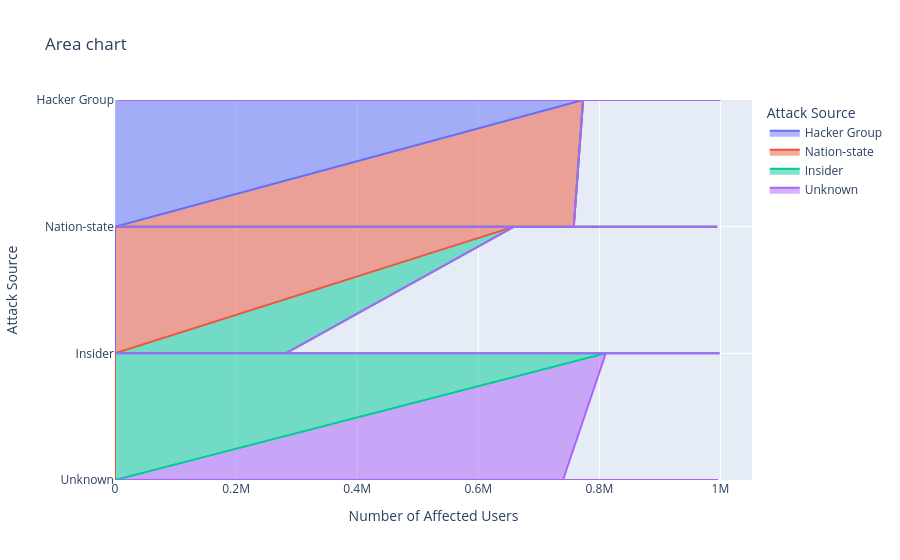

Notebook code cell kept with this figure:
### Markdown cell above
### chart for Attack Source and peoples affected by that

### Code cell
fix=px.area(df.head(1000),y="Attack Source",x="Number of Affected Users",color="Attack Source",title="Area chart")
fix.show()

### Figure 1 — Plotly figure (JSON) as saved in the notebook; plotly's stock layout.template omitted (floating-point values rounded to 4 significant figures; data arrays with more than 128 entries replaced by an {"elided": "..."} marker saying what was removed)
{"data": [{"fillpattern": {"shape": ""}, "hovertemplate": "Attack Source=%{y}<br>Number of Affected Users=%{x}<extra></extra>", "legendgroup": "Hacker Group", "line": {"color": "#636efa"}, "marker": {"symbol": "circle"}, "mode": "lines", "name": "Hacker Group", "orientation": "h", "showlegend": true, "stackgroup": "1", "type": "scatter", "x": {"elided": "221 int values"}, "xaxis": "x", "y": {"elided": "221 str values"}, "yaxis": "y"}, {"fillpattern": {"shape": ""}, "hovertemplate": "Attack Source=%{y}<br>Number of Affected Users=%{x}<extra></extra>", "legendgroup": "Nation-state", "line": {"color": "#EF553B"}, "marker": {"symbol": "circle"}, "mode": "lines", "name": "Nation-state", "orientation": "h", "showlegend": true, "stackgroup": "1", "type": "scatter", "x": {"elided": "263 int values"}, "xaxis": "x", "y": {"elided": "263 str values"}, "yaxis": "y"}, {"fillpattern": {"shape": ""}, "hovertemplate": "Attack Source=%{y}<br>Number of Affected Users=%{x}<extra></extra>", "legendgroup": "Insider", "line": {"color": "#00cc96"}, "marker": {"symbol": "circle"}, "mode": "lines", "name": "Insider", "orientation": "h", "showlegend": true, "stackgroup": "1", "type": "scatter", "x": {"elided": "237 int values"}, "xaxis": "x", "y": {"elided": "237 str values"}, "yaxis": "y"}, {"fillpattern": {"shape": ""}, "hovertemplate": "Attack Source=%{y}<br>Number of Affected Users=%{x}<extra></extra>", "legendgroup": "Unknown", "line": {"color": "#ab63fa"}, "marker": {"symbol": "circle"}, "mode": "lines", "name": "Unknown", "orientation": "h", "showlegend": true, "stackgroup": "1", "type": "scatter", "x": {"elided": "279 int values"}, "xaxis": "x", "y": {"elided": "279 str values"}, "yaxis": "y"}], "layout": {"legend": {"title": {"text": "Attack Source"}, "tracegroupgap": 0}, "title": {"text": "Area chart"}, "xaxis": {"anchor": "y", "domain": [0, 1], "title": {"text": "Number of Affected Users"}}, "yaxis": {"anchor": "x", "categoryarray": ["Unknown", "Insider", "Nation-state", "Hacker Group"], "categoryorder": "array", "domain": [0, 1], "title": {"text": "Attack Source"}}}}
